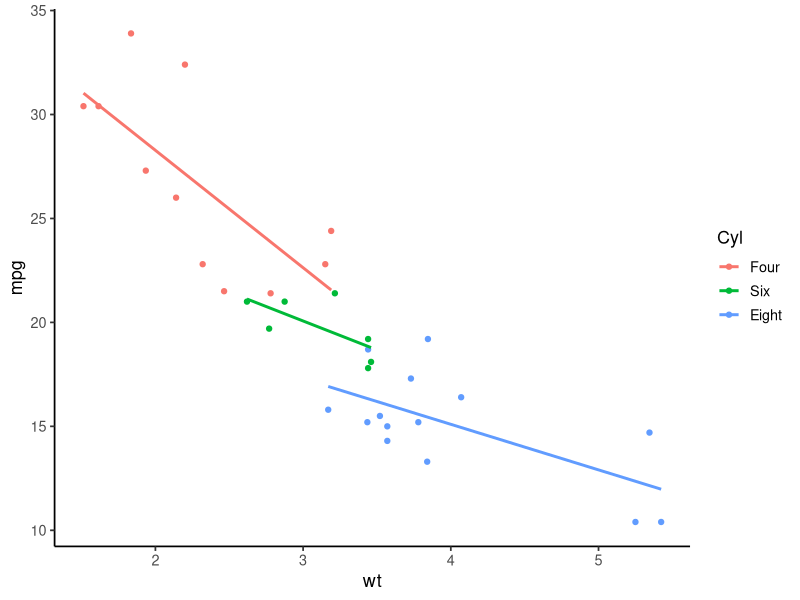
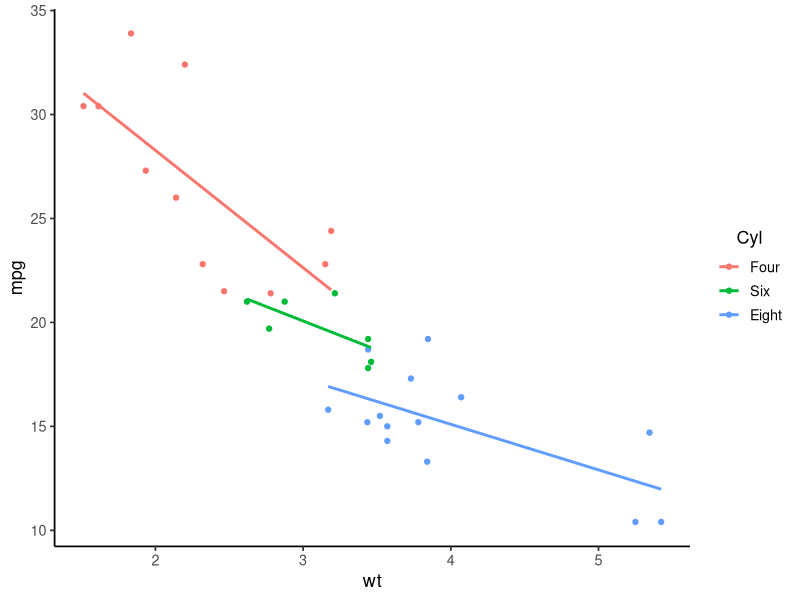
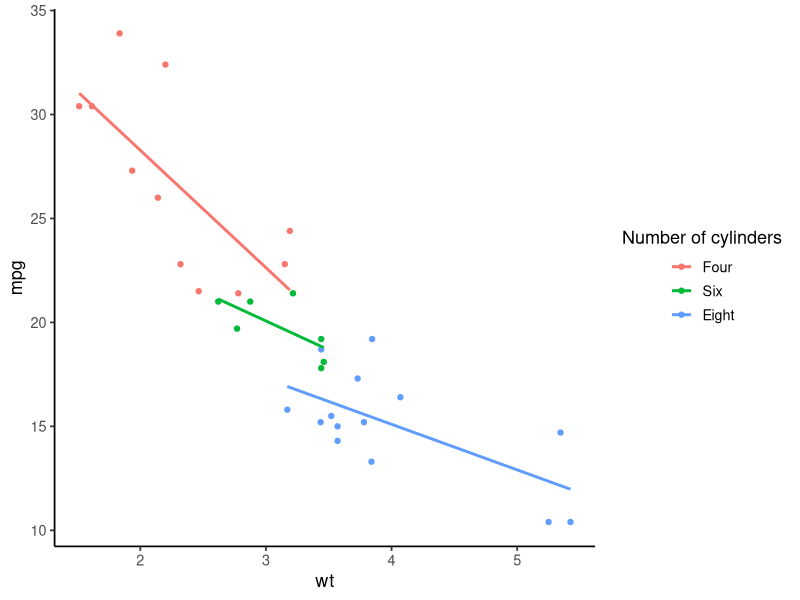
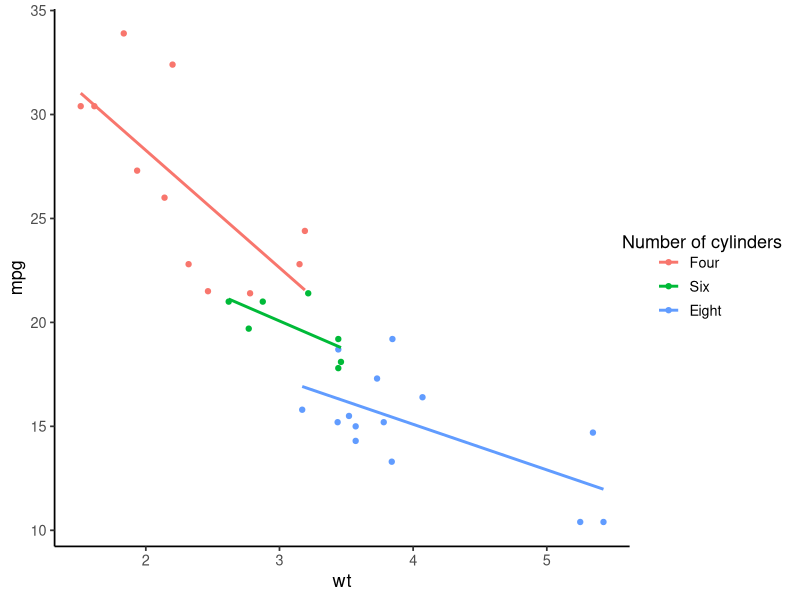
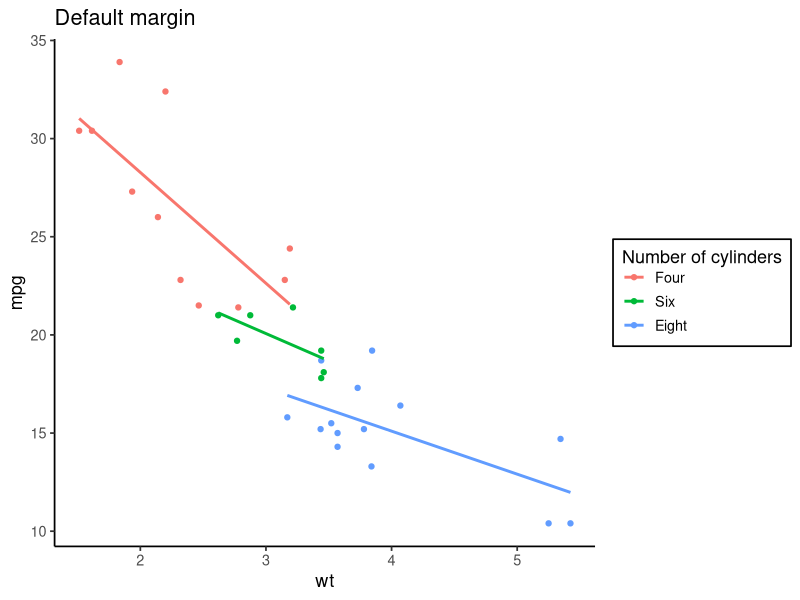
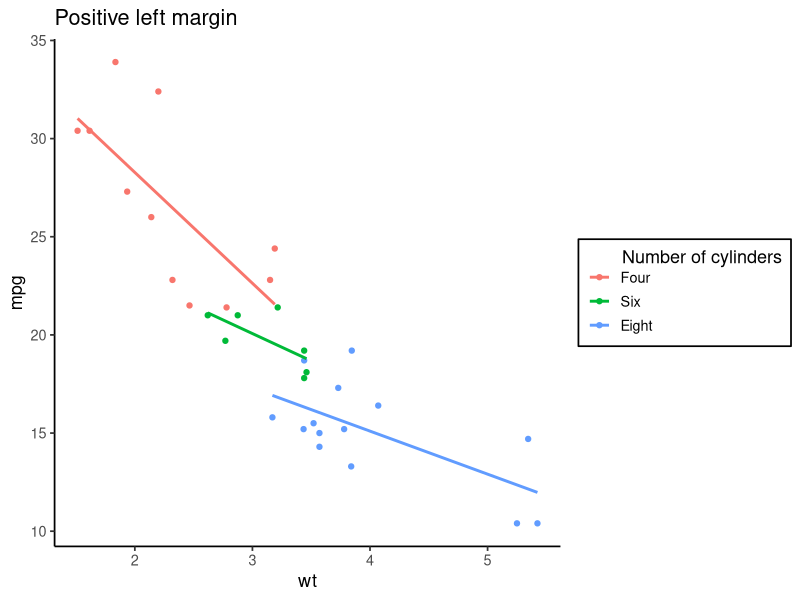
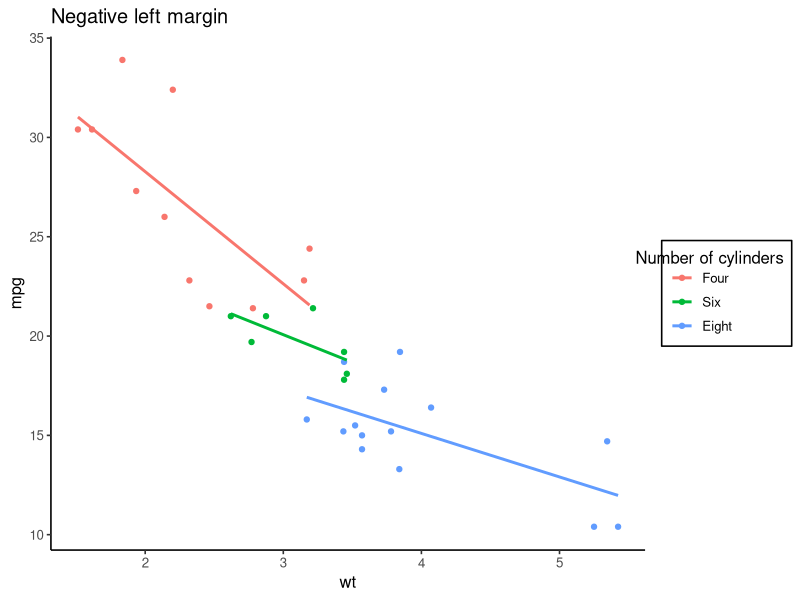

These charts were generated, in order, by the following R code:
## ---- chunk 1
knitr::opts_chunk$set(message = F, 
                      error = F, 
                      warning = F)

## ---- chunk 2
library(tidyverse)

ggplot(mtcars, aes(wt, mpg)) + 
  geom_point(aes(colour = factor(cyl))) + 
  geom_smooth(aes(colour = factor(cyl)), method = "lm", se = F) +
  scale_color_discrete(name = "Cyl", 
                       label = c("Four", "Six", "Eight")) + 
  theme_classic(base_size = 13)

## ---- chunk 3
ggplot(mtcars, aes(wt, mpg)) + 
  geom_point(aes(colour = factor(cyl))) + 
  geom_smooth(aes(colour = factor(cyl)), method = "lm", se = F) +
  scale_color_discrete(name = "Cyl", 
                       label = c("Four", "Six", "Eight")) + 
  theme_classic(base_size = 13) + 
  theme(legend.title.align = 0.5) # Align the title to the center

## ---- chunk 4
ggplot(mtcars, aes(wt, mpg)) + 
  geom_point(aes(colour = factor(cyl))) + 
  geom_smooth(aes(colour = factor(cyl)), method = "lm", se = F) +
  scale_color_discrete(name = "Number of cylinders", 
                       label = c("Four", "Six", "Eight")) + 
  theme_classic(base_size = 13) + 
  theme(legend.title.align = 0.5) # Not work!

## ---- chunk 5
ggplot(mtcars, aes(wt, mpg)) + 
  geom_point(aes(colour = factor(cyl))) + 
  geom_smooth(aes(colour = factor(cyl)), method = "lm", se = F) +
  scale_color_discrete(name = "Number of cylinders", 
                       label = c("Four", "Six", "Eight")) + 
  theme_classic(base_size = 13) + 
  theme(legend.title = element_text(margin = margin(l = -25))) # Negative left margin

## ---- chunk 6
# Default left margin
ggplot(mtcars, aes(wt, mpg)) + 
  geom_point(aes(colour = factor(cyl))) + 
  geom_smooth(aes(colour = factor(cyl)), method = "lm", se = F) +
  scale_color_discrete(name = "Number of cylinders", 
                       label = c("Four", "Six", "Eight")) + 
  theme_classic(base_size = 13) + 
  theme(legend.title = element_text(margin = margin(l = 0)), 
        legend.background = element_rect(color = "black")) +
  labs(title = "Default margin")
## ---- chunk 7
# Positive left margin
ggplot(mtcars, aes(wt, mpg)) + 
  geom_point(aes(colour = factor(cyl))) + 
  geom_smooth(aes(colour = factor(cyl)), method = "lm", se = F) +
  scale_color_discrete(name = "Number of cylinders", 
                       label = c("Four", "Six", "Eight")) + 
  theme_classic(base_size = 13) + 
  theme(legend.title = element_text(margin = margin(l = 25)),
        legend.background = element_rect(color = "black")) +
  labs(title = "Positive left margin")
## ---- chunk 8
# Negative left margin
ggplot(mtcars, aes(wt, mpg)) + 
  geom_point(aes(colour = factor(cyl))) + 
  geom_smooth(aes(colour = factor(cyl)), method = "lm", se = F) +
  scale_color_discrete(name = "Number of cylinders", 
                       label = c("Four", "Six", "Eight")) + 
  theme_classic(base_size = 12) + 
  theme(legend.title = element_text(margin = margin(l = -25)),
        legend.background = element_rect(color = "black")) +
  labs(title = "Negative left margin")

